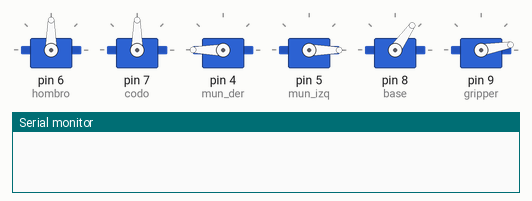
Simulated run of this sketch. Board: Arduino Uno, built with avr-gcc and run on an emulated ATmega328P. On the bench: 6 × servo, the last lines printed to the serial monitor.

Above: at 1.1 s.
At 6.78 s:
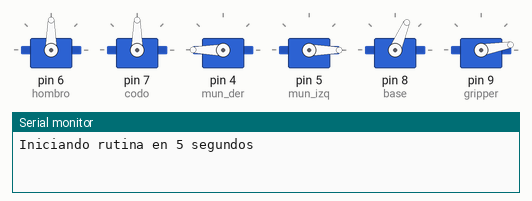
At 17.8 s:
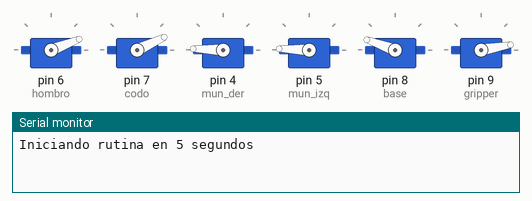
At 22.5 s:
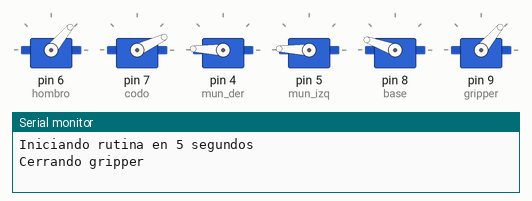
At 28.2 s:
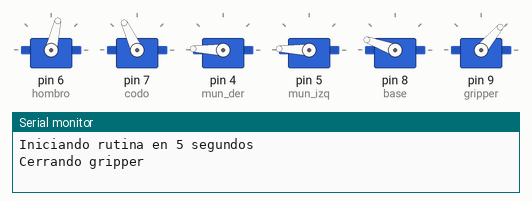
At 34.2 s:
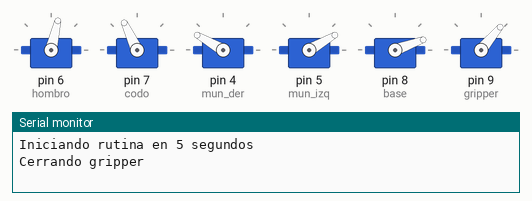
Timing chart, 0 to 40.0 s (numbered marks = the images above):
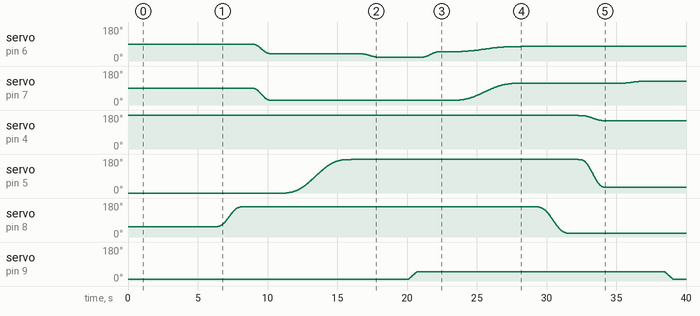

Measured:
- by itself, servo on pin 4 (mun_der): moves from 180° to 150° over 23.1 s
- by itself, servo on pin 5 (mun_izq): rises from 0° to 178° in 4.7 s, then falls to 30° in 18.1 s
- by itself, servo on pin 8 (base): rises from 55° to 160° in 1.8 s, then falls to 20° in 23.2 s
- by itself, servo on pin 9 (gripper): rises from 10° to 50° in 0.60 s, then falls to 10° in 18.3 s

The sketch:

rutina_cicloidal.ino
```cpp
/*
 * =========================================================================================
 * Proyecto: brazo_robot
 * Archivo: rutina_cicloidal.ino
 * Autor: Team Rocket. Equipo 3.
 * UF: MR3001B
 * Fecha: Marzo 13, 2026
 *
 * DESCRIPCIÓN:
 * Programa de control cinemático a lazo abierto para un brazo robótico de 5 DOF + Gripper.
 * Ejecuta una rutina autónoma de "Pick and Place".
 * Todo el movimiento fluido del sistema se logra generando trayectorias punto a punto
 * mediante una función cicloidal. Esto garantiza arranques y frenados suaves,
 * eliminando el "jerk" (tirones) y protegiendo la integridad mecánica de los servomotores.
 *
 * MAPA DE CONEXIONES CON ARDUINO UNO:
 * - Base         -> Pin 8
 * - Hombro       -> Pin 6
 * - Codo         -> Pin 7
 * Viendo al brazo de frente al gripper
 * - Muñeca Der   -> Pin 4
 * - Muñeca Izq   -> Pin 5
 * - Gripper      -> Pin 9
 *
 * ADVERTENCIAS DE HARDWARE:
 * 1. VOLTAJES DE OPERACIÓN: Los servomotres de 150 y 60 kg cm no deben alimentarse con 5V
 * del Arduino. Se requiere una fuente de alimentación externa capaz de entregar hasta 12V
 * y 8V respecticvamente para cada servo, y 3A para su correcto funcionamiento.
 * 2. CIERRE DE GRIPPER: El gripper utiliza un bucle 'for' con pausas de 15ms para
 * evitar picos de corriente durante el agarre y evitar el reinicio del microcontrolador.
 * 3. EVITAR JERK AL INICIO: Siempre dejar el brazo en una posición cercana a su Home para
 * proteger a las articulaciones de "jerks" durante el "setup" del programa.
 * =========================================================================================
 */

#include <Servo.h>

Servo hombro;
Servo codo;
Servo mun_der;
Servo mun_izq;
Servo base;
Servo gripper;

// ---Variables de posición de Home para cada articulación del robot---
float pos_base = 55.0;
float pos_hombro = 90.0;
float pos_codo = 90.0;
float pos_mun_der = 180.0;
float pos_mun_izq = 0.0; // Por la posición espejeado de los servos del diferencial, ambos inician en valores opuestos.
int ap_gripper = 10;

void setup() {
  Serial.begin(9600);

  // Posición de Home al inicio del programa
  hombro.write(pos_hombro);
  codo.write(pos_codo);
  mun_der.write(pos_mun_der);
  mun_izq.write(pos_mun_izq);
  base.write(pos_base);
  gripper.write(ap_gripper);

  // Conexión con los motores y los pines
  hombro.attach(6);
  delay(200);
  codo.attach(7);
  delay(200);
  mun_der.attach(4);
  delay(200);
  mun_izq.attach(5);
  delay(200);
  base.attach(8);
  delay(200);
  gripper.attach(9);
  delay(200);

  Serial.println("Iniciando rutina en 5 segundos"); // Tiempo de seguridad antes de inciar la rutina
  delay(5000);
}

// ---Rutina principal de movimiento para el brazo robot---
void loop() {
  // Paso 1: Gira la base para su posición de PICK
  moverCicloidal(160, pos_hombro, pos_codo, pos_mun_der, pos_mun_izq, 2);
  delay(500);

  // Paso 2. Llevar el brazo antes de su extension maxima
  moverCicloidal(pos_base, 39, 25, pos_mun_der, pos_mun_izq, 1.5);
  delay(500);

  // Paso 3. Ajusta la muñeca para recoger la pieza
  moverCicloidal(pos_base, pos_hombro, pos_codo, 178, 178, 5);
  delay(500);

  // Paso 5. Mueve el brazo a su extensión máximo para recoger la pieza
  moverCicloidal(pos_base, 21, pos_codo, pos_mun_der, pos_mun_izq, 1.5);
  delay(2000);

  // Paso 6. Cierre del gripper
  // Este ciclo for es esencial para evitar un pico de corriente al cerrar el gripper
  // Al mover el servo gradualmente nos aseguramos de evitar este pico y tener problemas eléctricos con el brazo
  Serial.println("Cerrando gripper");
      // El grado del servomotor aumenta gradualmente cada 15 ms
      for (int g = 10; g <= 50; g++) {
        gripper.write(g);
        delay(15);
      }
      ap_gripper = 50;
      delay(200);

  // Paso 7. Sube brazo tras recoger la pieza
  moverCicloidal(pos_base, 50, pos_codo, pos_mun_der, pos_mun_izq, 1.5);
  delay(500);

  // Paso 8. Retraer el brazo de manera lenta
  moverCicloidal(pos_base, 77, 115, pos_mun_der, pos_mun_izq, 5);
  delay(1000);

  // Paso 9. Girar base a su posición de PLACE
  moverCicloidal(20, pos_hombro, pos_codo, pos_mun_der, pos_mun_izq, 2.5);
  delay(500);

  // Paso 10. Acomoda la muñeca para dejar la pieza
  moverCicloidal(pos_base, pos_hombro, pos_codo, 150, 30, 2);
  delay(500);

  // Paso 11. Baja el brazo para dejar la pieza
  moverCicloidal(pos_base, pos_hombro, 127, pos_mun_der, pos_mun_izq, 2.5);
  delay(1000);

  // Paso 12. Apertura del gripper
  Serial.println("Abriendo gripper");
      for (int g = 50; g >= 10; g--) {
        gripper.write(g);
        delay(15);
      }
      ap_gripper = 10; // Variable para guardar la posicion final del gripper
      delay(500);

  // Paso 13. Levanta el brazo tras dejar la pieza
  moverCicloidal(pos_base, 77, 90, pos_mun_der, pos_mun_izq, 2);
  delay(1000);

  // Paso 14. Regresar a Home del hombro
  moverCicloidal(pos_base, 90, pos_codo, pos_mun_der, pos_mun_izq, 1);
  delay(500);

  // Paso 15. Girar base a Home
  moverCicloidal(55, pos_hombro, pos_codo, pos_mun_der, pos_mun_izq, 2.5);
  delay(500);

  // Paso 16. Centrar la muñeca en su posición de Home
  moverCicloidal(pos_base, pos_hombro, pos_codo, 180, 0, 2.5);
  delay(1000);

  Serial.println("Fin de la rutina");
  delay(5000);
}

// ---Función cicloidal para el control de velocidad ---
void moverCicloidal(float obj_base, float obj_hombro, float obj_codo, float obj_mun_der, float obj_mun_izq, float T_segundos) {

  // Guardamos desde dónde arranca cada articulación
  float ini_base = pos_base;
  float ini_hombro = pos_hombro;
  float ini_codo = pos_codo;
  float ini_mun_der = pos_mun_der;
  float ini_mun_izq = pos_mun_izq;

  // Salto de tiempo de 20 ms para sincronizar con los servos
  float dt = 0.02;
  int pasos = T_segundos / dt;

  // Función cicloidal
  for (int i = 0; i <= pasos; i++) {
    float t = i * dt;       // Tiempo transcurrido
    float tau = t / T_segundos; // Tiempo normalizado de 0 a 1

    float ciclo = tau - (1.0 / (2.0 * PI)) * sin(2.0 * PI * tau);

    pos_base = ini_base + (obj_base - ini_base) * ciclo;
    pos_hombro = ini_hombro + (obj_hombro - ini_hombro) * ciclo;
    pos_codo = ini_codo + (obj_codo - ini_codo) * ciclo;
    pos_mun_der = ini_mun_der + (obj_mun_der - ini_mun_der) * ciclo;
    pos_mun_izq = ini_mun_izq + (obj_mun_izq - ini_mun_izq) * ciclo;

    // Los servos se mueven a las posiciones calculadas por la función
    base.write(pos_base);
    hombro.write(pos_hombro);
    codo.write(pos_codo);
    mun_der.write(pos_mun_der);
    mun_izq.write(pos_mun_izq);

    // 20 ms de delay para calcular la nueva posición
    delay(dt * 1000);
  }

  // Verficación de que los servos estén en su posición final correcta
  pos_base = obj_base; base.write(pos_base);
  pos_hombro = obj_hombro; hombro.write(pos_hombro);
  pos_codo = obj_codo; codo.write(pos_codo);
  pos_mun_der = obj_mun_der; mun_der.write(pos_mun_der);
  pos_mun_izq = obj_mun_izq; mun_izq.write(pos_mun_izq);
}
```
